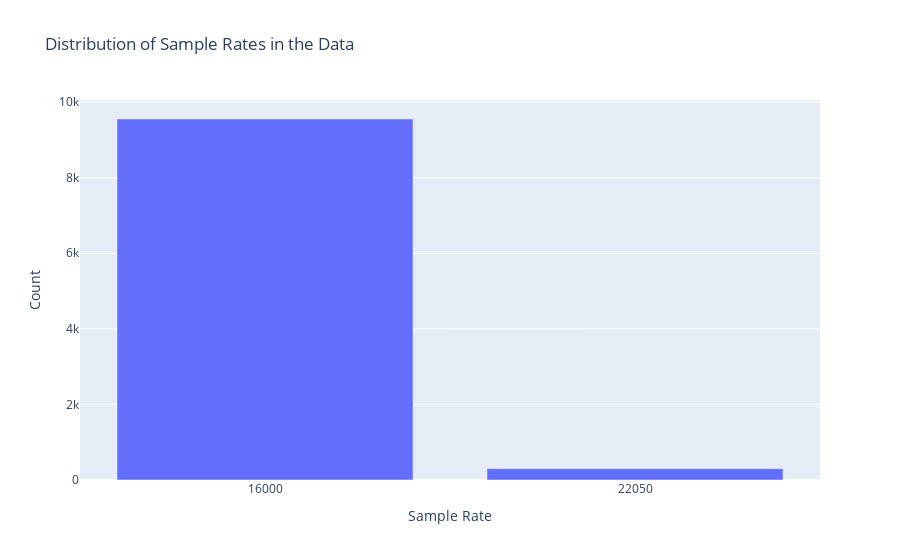

Source (notebook cell):
### Markdown cell above
Analyse the propostion of each type of sample rate in the full dataset

### Code cell
# Importing necessary libraries for data visualization
import plotly.graph_objects as go

# Display the unique sample rates and their counts in the 'Data' DataFrame
print("Explore Sample_Rate for data:")
unique, counts = np.unique(data['Sample_Rate'], return_counts=True)
ds = {'Sample Rate': list(unique), 'count': list(counts)}
df_unique = pd.DataFrame(ds)

# Display the DataFrame containing unique sample rates and their counts
display(df_unique)

# Visualize the distribution of sample rates using a bar chart
fig = go.Figure(data=[go.Bar(x=df_unique['Sample Rate'], y=df_unique['count'])])
fig.update_layout(title='Distribution of Sample Rates in the Data',xaxis_title='Sample Rate',yaxis_title='Count',xaxis_type='category')

# Show the plot
fig.show()

### Figure 1 — Plotly figure (JSON) as saved in the notebook; plotly's stock layout.template omitted (floating-point values rounded to 4 significant figures)
{"data": [{"type": "bar", "x": [16000, 22050], "y": [9554, 300]}], "layout": {"title": {"text": "Distribution of Sample Rates in the Data"}, "xaxis": {"title": {"text": "Sample Rate"}, "type": "category"}, "yaxis": {"title": {"text": "Count"}}}}
